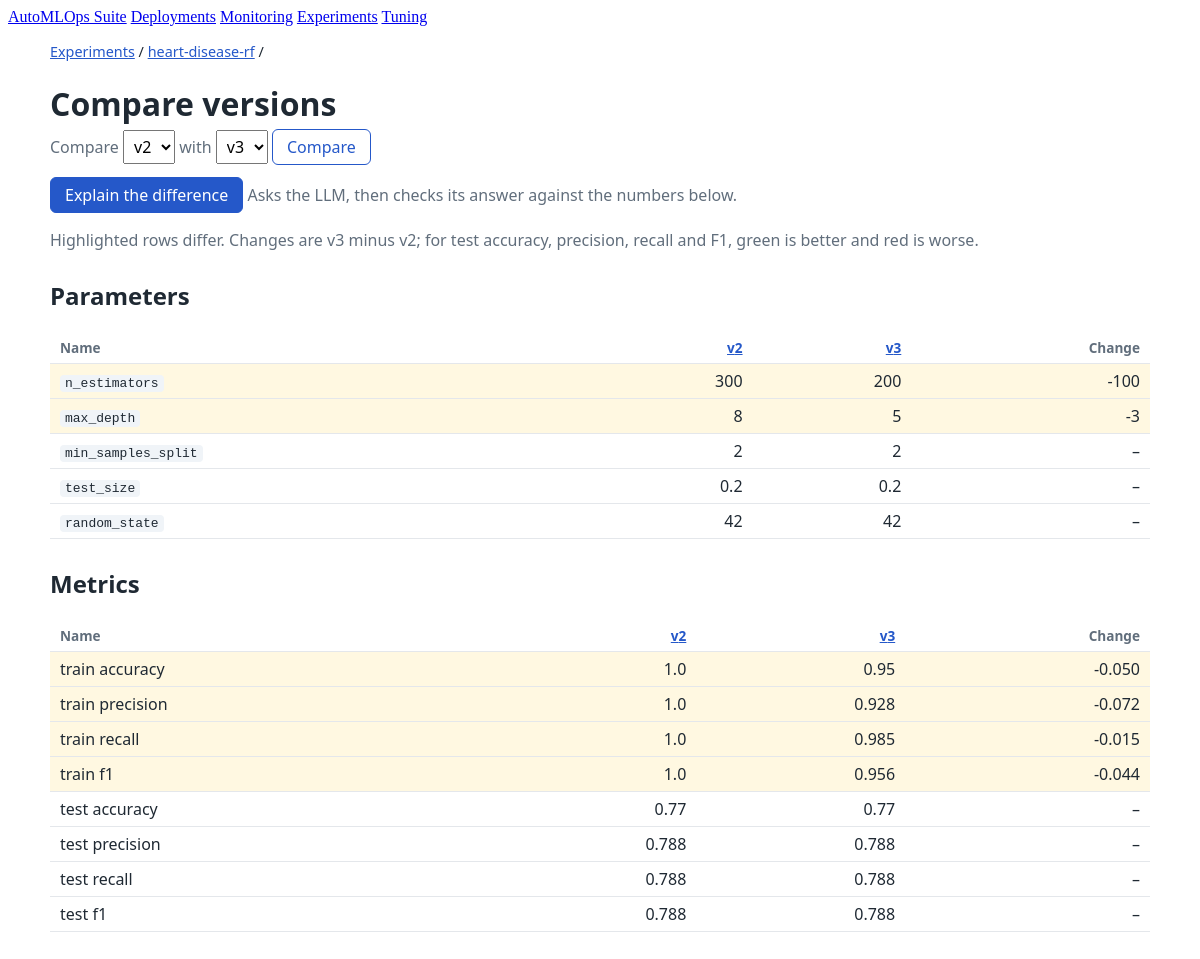
The app's page /experiments/heart-disease-rf/compare/ with its own data.
### experiments/models.py (models this page shows, shortened)
class Experiment(models.Model):
    name = models.CharField(max_length=100, unique=True)
    description = models.TextField(blank=True)
    created_at = models.DateTimeField(auto_now_add=True)
    class Meta:
        ordering = ['name']

class Run(models.Model):
    experiment = models.ForeignKey(Experiment, on_delete=models.CASCADE, related_name='runs')
    version = models.PositiveIntegerField()
    parent = models.ForeignKey('self', on_delete=models.SET_NULL, null=True, blank=True, related_name='children')
    params = models.JSONField(default=dict, blank=True)
    metrics = models.JSONField(default=dict, blank=True)
    changes = models.JSONField(default=dict, blank=True)
    checkpoint_path = models.CharField(max_length=500, blank=True)
    data_hash = models.CharField(max_length=64, blank=True)
    git_commit = models.CharField(max_length=40, blank=True)
    version_note = models.TextField(blank=True)
    duration_seconds = models.FloatField(null=True, blank=True)
    created_at = models.DateTimeField(auto_now_add=True)
    class Meta:
        ordering = ['experiment', 'version']
        constraints = [
            models.UniqueConstraint(fields=['experiment', 'version'], name='unique_run_version_per_experiment'),
        ]

### experiments/views.py (the view)
# urls.py: path('<str:name>/compare/', views.compare, name='compare'),
def compare(request, name):
    return render(request, 'experiments/compare.html', comparison_context(request.GET, name))

### experiments/comparison.py (called while the page is built)
def test_metric_higher_is_better(name):
    return not name.startswith('train_') and name.rsplit('_', 1)[-1] in HIGHER_IS_BETTER

def is_number(value):
    return isinstance(value, (int, float)) and not isinstance(value, bool)

def compare_values(values_a, values_b, label=str, higher_is_better=lambda name: False):
    rows = []
    for name in dict.fromkeys([*values_a, *values_b]):
        a, b = values_a.get(name), values_b.get(name)
        delta = b - a if is_number(a) and is_number(b) else None
        direction = ''
        if delta and higher_is_better(name):
            direction = 'up' if delta > 0 else 'down'
        rows.append({
            'name': label(name),
            'key': name,
            'a': format_value(a) if name in values_a else '–',
            'b': format_value(b) if name in values_b else '–',
            'delta': delta,
            'differs': (name in values_a) != (name in values_b) or a != b,
            'direction': direction,
        })
    return rows

def compare_runs(run_a, run_b):
    return {
        'params': compare_values(run_a.params, run_b.params),
        'metrics': compare_values(
            run_a.metrics, run_b.metrics, label=metric_label,
            higher_is_better=test_metric_higher_is_better,
        ),
    }

### experiments/versioning.py (called while the page is built)
def format_value(value):
    if isinstance(value, float):
        text = f'{value:.3f}'.rstrip('0')
        return text + '0' if text.endswith('.') else text
    return str(value)

def metric_label(name):
    return name.replace('_', ' ')

### experiments/views.py (called while the page is built)
def parse_version(value, versions, default):
    try:
        version = int(value)
    except (TypeError, ValueError):
        return default
    return version if version in versions else default

def comparison_context(request_data, name):
    experiment = get_object_or_404(Experiment, name=name)
    versions = list(experiment.runs.order_by('version').values_list('version', flat=True))
    context = {'experiment': experiment, 'versions': versions}
    if len(versions) < 2:
        return context
    a = parse_version(request_data.get('a'), versions, versions[-2])
    b = parse_version(request_data.get('b'), versions, versions[-1])
    runs = {run.version: run for run in experiment.runs.filter(version__in={a, b})}
    run_a, run_b = runs[a], runs[b]
    run_a.experiment = run_b.experiment = experiment  # Saves a query per run in the template.
    context.update({'run_a': run_a, 'run_b': run_b, 'comparison': compare_runs(run_a, run_b)})
    return context

### experiments/templates/experiments/compare.html (shortened to what this page needs)
{% extends 'base.html' %}
{% block content %}
<div class="exp">
  <p class="crumbs"><a href="{% url 'experiments:list' %}">Experiments</a> / <a href="{% url 'experiments:detail' experiment.name %}">{{ experiment.name }}</a> /</p>
  <h1>Compare versions</h1>
  {% if not run_a %}
    <p class="empty">Comparing needs at least two runs; {{ experiment.name }} has {{ versions|length }}.</p>
  {% else %}
    <form method="get" class="muted">
      <label for="a">Compare</label>
      <select id="a" name="a">{% for v in versions %}<option value="{{ v }}"{% if v == run_a.version %} selected{% endif %}>v{{ v }}</option>{% endfor %}</select>
      <label for="b">with</label>
      <select id="b" name="b">{% for v in versions %}<option value="{{ v }}"{% if v == run_b.version %} selected{% endif %}>v{{ v }}</option>{% endfor %}</select>
      <button type="submit" class="secondary">Compare</button>
    </form>
    <form method="post" action="{% url 'experiments:explain' experiment.name %}" style="margin-top: 12px;">
      <button type="submit">Explain the difference</button>
      <span class="muted">Asks the LLM, then checks its answer against the numbers below.</span>
    </form>
    <p class="muted">Highlighted rows differ. Changes are v{{ run_b.version }} minus v{{ run_a.version }}; for test accuracy, precision, recall and F1, green is better and red is worse.</p>
    {% for title, rows in comparison.items %}
      <h2>{% if title == 'params' %}Parameters{% else %}Metrics{% endif %}</h2>
      <div class="table-wrap">
        <table>
          <thead>
            <tr>
              <th>Name</th>
              <th class="num"><a href="{% url 'experiments:run' experiment.name run_a.version %}">v{{ run_a.version }}</a></th>
              <th class="num"><a href="{% url 'experiments:run' experiment.name run_b.version %}">v{{ run_b.version }}</a></th>
              <th class="num">Change</th>
            </tr>
          </thead>
          <tbody>
            {% for row in rows %}
              <tr{% if row.differs %} class="changed"{% endif %}>
                <td>{% if title == 'params' %}<code>{{ row.name }}</code>{% else %}{{ row.name }}{% endif %}</td>
                <td class="num">{{ row.a }}</td>
                <td class="num">{{ row.b }}</td>
                <td class="num {{ row.direction }}">
                  {% if row.delta is not None and row.differs %}{% if row.delta > 0 %}+{% endif %}{% if title == 'params' %}{{ row.delta|floatformat:"-3" }}{% else %}{{ row.delta|floatformat:3 }}{% endif %}
                  {% elif row.differs %}changed{% else %}–{% endif %}
                </td>
              </tr>
            {% empty %}
              <tr><td colspan="4" class="muted">None recorded.</td></tr>
            {% endfor %}
          </tbody>
        </table>
      </div>
    {% endfor %}
  {% endif %}
</div>
{% endblock %}

### experiments/templates/experiments/_styles.html (style rules this page uses)
.exp { max-width: 1100px; margin: 0 auto; padding: 0 16px 48px; font-family: system-ui, -apple-system, "Segoe UI", sans-serif; color: #1f2933; }
.exp h1 { margin-bottom: 4px; overflow-wrap: anywhere; }
.exp h2 { margin-top: 28px; }
.exp a { color: #2558c9; }
.exp .muted { color: #616e7c; }
.exp .crumbs { font-size: 0.9rem; margin-top: 16px; }
.exp .table-wrap { overflow-x: auto; }
.exp table { width: 100%; border-collapse: collapse; font-variant-numeric: tabular-nums; }
.exp th, .exp td { text-align: left; padding: 6px 10px; border-bottom: 1px solid #e4e7eb; vertical-align: top; }
.exp th { font-size: 0.85rem; color: #616e7c; font-weight: 600; white-space: nowrap; }
.exp td.num, .exp th.num { text-align: right; white-space: nowrap; }
.exp code { background: #f0f4f8; padding: 1px 5px; border-radius: 4px; overflow-wrap: anywhere; }
.exp .changed { background: #fff8e1; }
.exp button { font: inherit; padding: 6px 14px; border-radius: 6px; border: 1px solid #2558c9; background: #2558c9; color: #fff; cursor: pointer; }
.exp button.secondary { background: #fff; color: #2558c9; }
.exp select { font: inherit; padding: 4px 6px; }

### records on screen
Experiment: name "heart-disease-rf"
Run: a "v2", version "2", version "2" "2"
Run: b "v3", version "3", version "3" "3"

### other values on screen
{{ row.name }} "n_estimators" "max_depth" "min_samples_split" "test_size" "random_state"
{{ row.a }} "300" "8" "2" "0.2" "42" "1.0" "1.0" "1.0" "1.0" "0.77" "0.788" "0.788" "0.788"
{{ row.b }} "200" "5" "2" "0.2" "42" "0.95" "0.928" "0.985" "0.956" "0.77" "0.788" "0.788" "0.788"
{{ row.delta|floatformat:"-3" }} "-100" "-3"
{{ row.name }} "train accuracy" "train precision" "train recall" "train f1" "test accuracy" "test precision" "test recall" "test f1"
{{ row.delta|floatformat:3 }} "-0.050" "-0.072" "-0.015" "-0.044"
